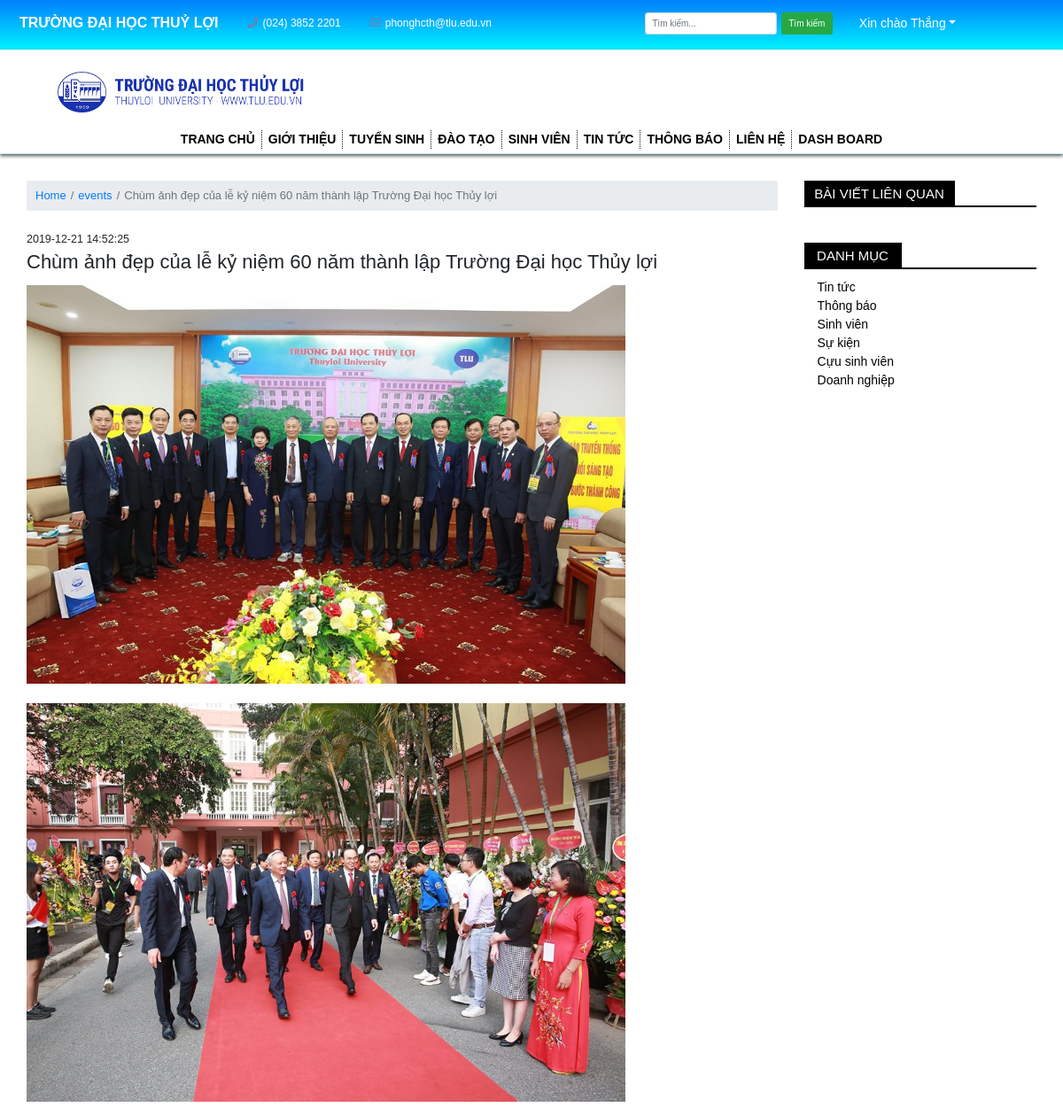
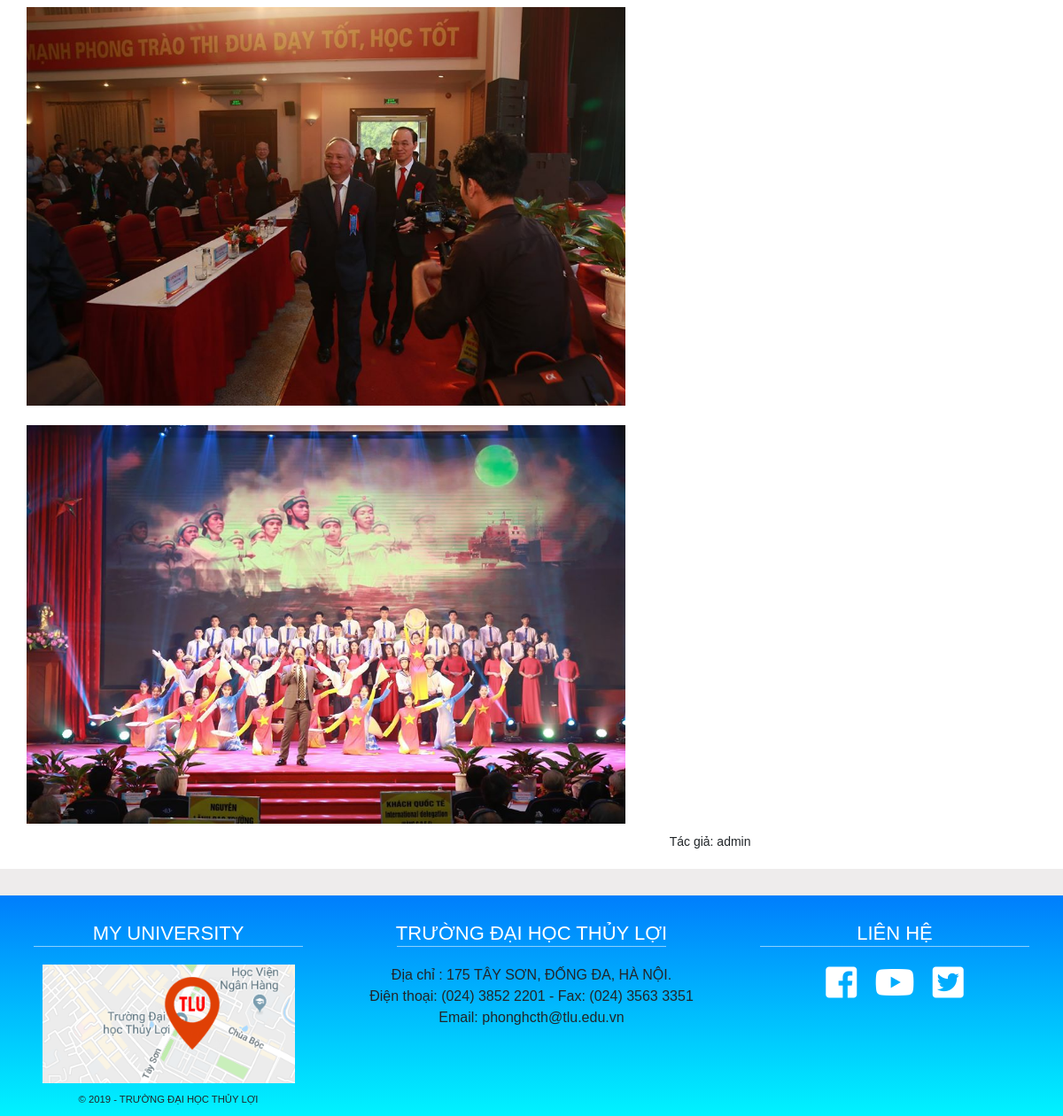
Page /index.php?category=events&idPost=11 (signed in) on the committed database (2 pictures, top to bottom).
### tables this page shows
CREATE TABLE `Account` (
  `accID` tinyint(1) UNSIGNED NOT NULL,
  `userID` char(11) DEFAULT NULL,
  `firstName` varchar(30) NOT NULL,
  `lastName` varchar(30) NOT NULL,
  `email` varchar(50) NOT NULL,
  `password` varchar(100) NOT NULL,
  `level` tinyint(1) DEFAULT '3',
  `created` datetime DEFAULT CURRENT_TIMESTAMP
);

CREATE TABLE `Posts` (
  `idPost` tinyint(1) NOT NULL,
  `category` varchar(50) NOT NULL,
  `titlePost` varchar(255) DEFAULT NULL,
  `content` text NOT NULL,
  `imgPost` text NOT NULL,
  `author` varchar(30) NOT NULL,
  `accID` tinyint(1) UNSIGNED NOT NULL,
  `dateCreated` datetime DEFAULT CURRENT_TIMESTAMP,
  `description` varchar(255) NOT NULL
);

### layout/post.php (the view, shortened to what this page needs)
<?php
    if(isset($_GET['idPost'])){
        $idPost=$_GET['idPost'];
    }
?>
<section class="inner-content mt-5">
    <div class="container">
        <?php
        $sql="SELECT * FROM Posts WHERE category like '$category' AND idPost = '$idPost' ORDER BY idPost DESC ";
            $news=mysqli_query($conn, $sql);
            while ($row=mysqli_fetch_array($news)) {
        ?>
        <div class="row">
            <div class="col-md-9 col-12">
                <nav aria-label="breadcrumb">
                    <ol class="breadcrumb f-13">
                        <li class="breadcrumb-item"><a href="index.php">Home</a></li>
                        <li class="breadcrumb-item"><a href=""><?= $row['category']?></a></li>
                        <li class="breadcrumb-item active" aria-current="page"><?= $row['titlePost']?></li>
                    </ol>
                </nav>
                <article class="pt-4">
                    <h5><?= $row['dateCreated'] ;?></h5>
                    <h2><?= $row['titlePost']?></h2>
                    <div class="text"><?= $row['content']?></div>
                    <div class="author float-right pr-5">Tác giả: <?= $row['author']?></div>
                </article>
            </div>
            <?php }?>
            <div class="col-md-3 col-12">
                <div class="title-post">
                    <h3>Bài viết liên quan</h3>
                </div>
                <div class="list-category">
                    <ul class="container pt-3 pl-3">
                    </ul>
                    <div class="notify category mt-5">
                        <h3>Danh mục</h3>
                    </div>
                    <ul class="container pt-3 pl-3">
                        <li><i class="fas fa-caret-right pr-2"></i><a href="#">Tin tức</a></li>
                        <li><i class="fas fa-caret-right pr-2"></i><a href="#">Thông báo</a></li>
                        <li><i class="fas fa-caret-right pr-2"></i><a href="#">Sinh viên</a></li>
                        <li><i class="fas fa-caret-right pr-2"></i><a href="#">Sự kiện</a></li>
                        <li><i class="fas fa-caret-right pr-2"></i><a href="#">Cựu sinh viên</a></li>
                        <li><i class="fas fa-caret-right pr-2"></i><a href="#">Doanh nghiệp</a></li>
                    </ul>
                </div>
            </div>
        </div>
    </div>
</section>

### layout/top-header.php (shortened to what this page needs)
<div class="top-header">
    <div class="container-fluid">
        <div class="row inner-header">
            <div class="col-md-6 position-relative">
                <div id="left-top-header">
                    <ul>
                        <div class="d-flex justify-content-around align-items-center inner-top-left">
                            <div class="name-school">
                                <li><a href=""><span>Trường đại học Thuỷ Lợi<span></a></li>
                            </div>
                            <div class="info-contact">
                                <li>
                                    <i class="fas fa-phone"></i>
                                    <a href="#">(024) 3852 2201</a>
                                </li>
                                <li>
                                    <i class="far fa-envelope"></i>
                                    <a href="#">phonghcth@tlu.edu.vn</a>
                                </li>
                            </div>
                        </div>
                    </ul>
                </div>
            </div>
            <div class="col-md-6 p-auto">
                <div id="right-top-header">
                    <div class="d-flex justify-content-center align-items-center inner-top-right">
                        <div class="search">
                            <form action="" class="form-inline mr-5">
                                <input class="form-control mr-2" type="text" placeholder="Tìm kiếm...">
                                <button type="submit" class="btn btn-success">Tìm kiếm</button>
                            </form>
                        </div>
                        <div class="login">
                            <?php if (isset($_SESSION['idUser'])) {
                                $accID = $_SESSION['idUser'];
                                $sql = "SELECT * FROM Account WHERE accID = $accID ";
                                $user = mysqli_query($conn, $sql);
                                $row = mysqli_fetch_array($user);
                            ?>
                                <div class="dropdown">
                                    <span class="dropdown-toggle" data-toggle="dropdown">Xin chào <?= $row['lastName']; ?></span>
                                </div>
                            <?php } else { ?>
                                <i class="fas fa-sign-out-alt"></i><a href="#" class="lg"data-toggle="modal" data-target="#login-form">Login/Register</a>
                            <?php } ?>
                        </div>
                    </div>
                </div>
            </div>
        </div>
    </div>
</div>

### css/style.css (style rules this page uses)
* { margin: 0; padding: 0; box-sizing: border-box; font-family: sans-serif; font-size: 62.5%; }
.container-fluid { padding-left: 0; padding-right: 0; }
.container { padding-left: 0; padding-right: 0; }
.top-header { background: linear-gradient(180deg, #007efc 0%, #00f3ff 100%); padding: 0.8rem; }
#left-top-header ul { display: flex; }
#left-top-header ul li { display: inline-block; padding: 0 1.4rem; }
#left-top-header ul li a, #left-top-header ul li i { font-size: 1.2rem; color: #FFF; }
#left-top-header ul li i { padding: 0 0.5rem; color: #6b82b3; }
#left-top-header .name-school span { text-transform: uppercase; font-weight: 700; font-size: 1.6rem; }
#left-top-header a, #left-top-header i { font-size: 1.6rem; color: #FFF; }
.inner-top-left>div { margin-top: 0.6rem; }
.inner-top-right>div { margin-top: 0.6rem; }
.login * { font-size: 1.4rem; }
.login .dropdown span { color: #FFF; cursor: pointer; }
.dropdown { position: relative; display: inline-block; }
.title-news h3, .notify h3, .title-post h3 { width: 8rem; height: 3rem; font-size: 1.5rem; font-weight: 500; background: transparent; text-transform: uppercase; color: #FFF; background-color: #f9c100; display: flex; align-items: center; justify-content: space-around; margin-bottom: 1.8rem; }
.notify h3 { width: 11rem; background-color: #000; }
.title-post h3 { width: 17rem; background-color: #000; }
.notify::after, .title-post::after { content: '.'; display: block; font-size: 0; height: 1px; width: 100%; border-top: 2px solid #000; margin-top: -2rem; }
.f-13 * { font-size: 1.3rem; }
.list-category ul li { list-style-type: none; }
.list-category ul li a { font-size: 1.4rem; color: #000; }
.author { font-size: 1.4rem; }
article .text p { margin-top: 1.2rem; font-size: 1.4rem !important; line-height: 1.8; color: #666; }
article h2 { font-size: 2.2rem; }

### rows in the picture
account: lastName "Thắng"
posts: category "events", titlePost "Chùm ảnh đẹp của lễ kỷ niệm 60 năm thành lập Trường Đại học Thủy lợi", dateCreated "2019-12-21 14:52:25", content (picture), author "admin"
